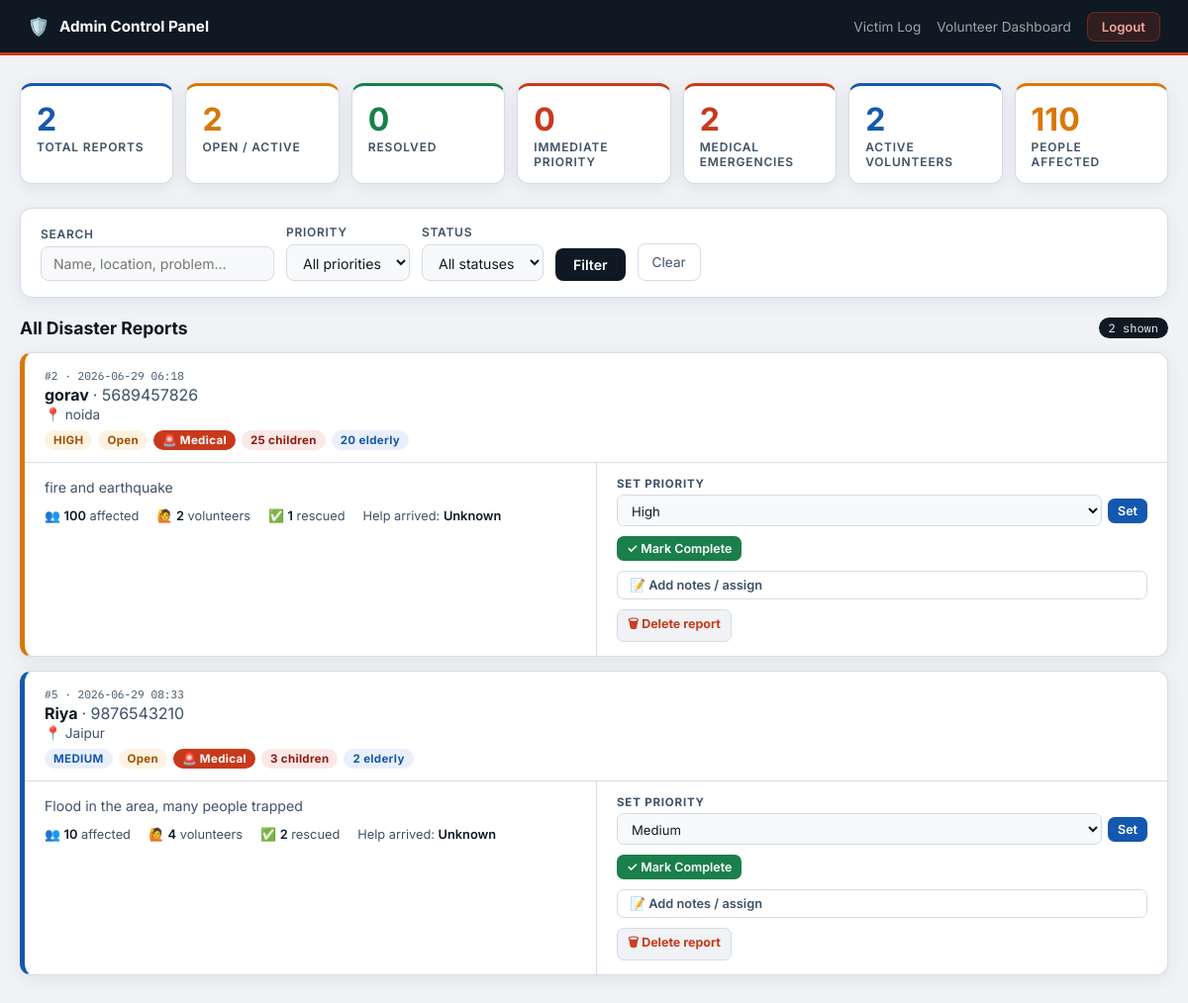
/admin (signed in), run on the app's committed database.
### tables this page shows
CREATE TABLE victim_reports (
                id INTEGER PRIMARY KEY AUTOINCREMENT,
                name TEXT NOT NULL,
                phone TEXT NOT NULL,
                email TEXT,
                location TEXT NOT NULL,
                problem TEXT NOT NULL,
                people_affected INTEGER NOT NULL DEFAULT 0,
                medical_emergency TEXT NOT NULL DEFAULT 'no',
                children INTEGER NOT NULL DEFAULT 0,
                old_people INTEGER NOT NULL DEFAULT 0,
                photo_filename TEXT,
                help_arrived TEXT NOT NULL DEFAULT 'unknown',
                victim_rescued INTEGER NOT NULL DEFAULT 0,
                status TEXT NOT NULL DEFAULT 'open',
                completed_at TEXT,
                created_at TEXT NOT NULL DEFAULT CURRENT_TIMESTAMP
            , priority TEXT NOT NULL DEFAULT 'medium', admin_notes TEXT, assigned_to TEXT, resolved_at TEXT);

### admin.py (the view)
@admin_bp.route('/admin', methods=['GET'])
def admin_dashboard():
    guard = require_admin()
    if guard:
        return guard
    filters = {
        'priority': request.args.get('priority', ''),
        'status':   request.args.get('status', ''),
        'search':   request.args.get('search', ''),
    }
    reports = get_all_reports_admin(filters)
    stats   = get_stats()
    return render_template('admin.html',
                           reports=reports, stats=stats,
                           filters=filters,
                           priority_levels=PRIORITY_LEVELS)

### admin.py (called while the page is built)
def get_admin():
    return session.get('admin')

def require_admin():
    if not get_admin():
        flash('Admin login required.')
        return redirect(url_for('admin.admin_login_page'))
    return None

### db.py (called while the page is built)
def get_db_connection():
    connection = sqlite3.connect(DATABASE)
    connection.row_factory = sqlite3.Row
    return connection

### templates/admin.html (shortened to what this page needs)
<!DOCTYPE html>
<html lang="en">
<head>
</head>
<body>
<nav class="topbar">
  <div class="topbar-brand">
    <span class="shield">🛡️</span>
    Admin Control Panel
  </div>
  <div class="topbar-right">
    <a href="{{ url_for('victim.victim_log') }}">Victim Log</a>
    <a href="{{ url_for('volunteer.volunteer') }}">Volunteer Dashboard</a>
    <form method="post" action="{{ url_for('admin.admin_logout') }}" style="margin:0">
      <button type="submit" class="btn-logout">Logout</button>
    </form>
  </div>
</nav>
<div class="page">
  <div class="stats-row">
    <div class="stat-card blue">
      <div class="num">{{ stats.total }}</div>
      <div class="lbl">Total reports</div>
    </div>
    <div class="stat-card amber">
      <div class="num">{{ stats.open }}</div>
      <div class="lbl">Open / active</div>
    </div>
    <div class="stat-card green">
      <div class="num">{{ stats.complete }}</div>
      <div class="lbl">Resolved</div>
    </div>
    <div class="stat-card red">
      <div class="num">{{ stats.immediate }}</div>
      <div class="lbl">Immediate priority</div>
    </div>
    <div class="stat-card red">
      <div class="num">{{ stats.medical }}</div>
      <div class="lbl">Medical emergencies</div>
    </div>
    <div class="stat-card blue">
      <div class="num">{{ stats.volunteers }}</div>
      <div class="lbl">Active volunteers</div>
    </div>
    <div class="stat-card amber">
      <div class="num">{{ stats.people }}</div>
      <div class="lbl">People affected</div>
    </div>
  </div>
  <form method="get" action="{{ url_for('admin.admin_dashboard') }}" class="filter-bar">
    <div>
      <label>Search</label>
      <input type="text" name="search" value="{{ filters.search }}" placeholder="Name, location, problem…">
    </div>
    <div>
      <label>Priority</label>
      <select name="priority">
        <option value="">All priorities</option>
      </select>
    </div>
    <div>
      <label>Status</label>
      <select name="status">
        <option value="">All statuses</option>
      </select>
    </div>
    <button type="submit" class="btn-filter">Filter</button>
    <a href="{{ url_for('admin.admin_dashboard') }}" class="btn-clear">Clear</a>
  </form>
  <div class="sec-head">
    <h2>All Disaster Reports</h2>
    <span class="count-pill">{{ reports | length }} shown</span>
  </div>
  {% if reports %}
    <div class="report-grid">
      {% for r in reports %}
        <div class="r-card {{ r.priority }} {% if r.status == 'complete' %}complete{% endif %}">
          <div class="r-head">
            <div class="r-head-left">
              <div class="r-id">#{{ r.id }} · {{ r.created_at[:16] if r.created_at else '—' }}</div>
              <div class="r-name">{{ r.name }} <span style="font-weight:400;color:var(--ink-2)">· {{ r.phone }}</span></div>
              <div class="r-location">📍 {{ r.location }}</div>
              <div class="badges">
                <span class="badge badge-{{ r.priority }}">{{ r.priority | upper }}</span>
                {% if r.status == 'complete' %}
                  <span class="badge badge-complete">✓ Complete</span>
                {% else %}
                  <span class="badge badge-open">Open</span>
                {% endif %}
                {% if r.medical_emergency == 'yes' %}
                  <span class="badge badge-medical">🚨 Medical</span>
                {% endif %}
                {% if r.children %}
                  <span class="badge badge-children">{{ r.children }} children</span>
                {% endif %}
                {% if r.old_people %}
                  <span class="badge badge-elderly">{{ r.old_people }} elderly</span>
                {% endif %}
              </div>
            </div>
          </div>
          <div class="r-body">
            <div class="r-info">
              <p class="problem">{{ r.problem }}</p>
              <div class="r-meta">
                <span>👥 <strong>{{ r.people_affected or 0 }}</strong> affected</span>
                <span>🙋 <strong>{{ r.volunteers }}</strong> volunteers</span>
                <span>✅ <strong>{{ r.rescued_volunteers }}</strong> rescued</span>
                <span>Help arrived: <strong>{{ r.help_arrived | title }}</strong></span>
              </div>
            </div>
            <div class="r-actions">
              <div>
                <div class="action-label">Set priority</div>
                <form method="post" action="{{ url_for('admin.set_priority') }}" class="priority-form">
                  <select name="priority">
                    {% for p in priority_levels %}
                      <option value="{{ p }}" {% if r.priority == p %}selected{% endif %}>{{ p | capitalize }}</option>
                    {% endfor %}
                  </select>
                  <button type="submit" class="btn btn-set btn-sm">Set</button>
                </form>
              </div>
              <div style="display:flex;gap:6px;flex-wrap:wrap;">
                {% if r.status != 'complete' %}
                  <form method="post" action="{{ url_for('admin.mark_complete') }}">
                    <button type="submit" class="btn btn-complete btn-sm">✓ Mark Complete</button>
                  </form>
                {% else %}
                  <form method="post" action="{{ url_for('admin.reopen_report') }}">
                    <input type="hidden" name="report_id" value="{{ r.id }}">
                    <button type="submit" class="btn btn-reopen btn-sm">↩ Reopen</button>
                  </form>
                {% endif %}
              </div>
              <div>
                <button class="notes-toggle" onclick="toggleNotes({{ r.id }})">
                  📝 {% if r.admin_notes %}Edit notes{% else %}Add notes / assign{% endif %}
                </button>
              </div>
              <div>
                <button class="btn btn-sm" style="background:#f0f2f5;border:1.5px solid var(--border);color:var(--accent);font-weight:700;"
                        onclick="showDelete({{ r.id }})">🗑 Delete report</button>
              </div>
            </div>
          </div>
        </div>
      {% endfor %}
    </div>
  {% else %}
    <div class="empty">
      <div style="font-size:2.5rem;margin-bottom:10px">📋</div>
      No reports match your filters. <a href="{{ url_for('admin.admin_dashboard') }}" style="color:var(--blue)">Clear filters</a>
    </div>
  {% endif %}
</div>
</body>
</html>

### data on the page
victim_reports: id "2", created_at "2026-06-29 06:18", name "gorav", phone "5689457826", location "noida", priority "HIGH", status "Open", medical_emergency "🚨 Medical", children "25", old_people "20", problem "fire and earthquake", people_affected "100", volunteers "2", rescued_volunteers "1", help_arrived "Unknown", priority "High"
victim_reports: id "5", created_at "2026-06-29 08:33", name "Riya", phone "9876543210", location "Jaipur", priority "MEDIUM", status "Open", medical_emergency "🚨 Medical", children "3", old_people "2", problem "Flood in the area, many people trapped", people_affected "10", volunteers "4", rescued_volunteers "2", help_arrived "Unknown", priority "Medium"

### other printed values
{{ stats.total }} "2"
{{ stats.open }} "2"
{{ stats.complete }} "0"
{{ stats.immediate }} "0"
{{ stats.medical }} "2"
{{ stats.volunteers }} "2"
{{ stats.people }} "110"
{{ reports | length }} "2"
